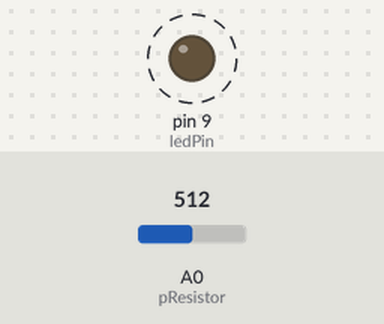
A sketch run on a simulated Arduino Uno, built with avr-gcc and run on an emulated ATmega328P. Shown: output pins drawn as LEDs (lit = HIGH). Dashed ring = blinking. The test bench sets the inputs (shaded band); at power-on: A0 (pResistor) = 512.

Above: at 0.2 s.
Timing chart, 0 to 3.0 s (numbered marks = the images above):
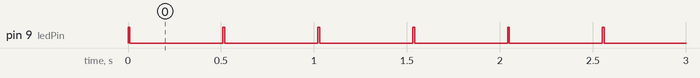

The sketch:

patra.beee.ino
```cpp
const int pResistor=A0;
const int ledPin=9;
int value;
void setup() {
  pinMode(ledPin,OUTPUT);
  pinMode(pResistor,INPUT);
  // put your setup code here, to run once:

}

void loop() {
  value=analogRead(pResistor);

  if(value>25)
  {
    digitalWrite(ledPin,HIGH);
    delay(10);
    digitalWrite(ledPin,LOW);
  }
  else
  {
    digitalWrite(ledPin,HIGH);
    delay(20);
    digitalWrite(ledPin,LOW);
  }
  delay(500);
  // put your main code here, to run repeatedly:

}
```

Measured:
- by itself, pin 9 (ledPin): alternates HIGH for 0.01 s and LOW for 0.50 s
